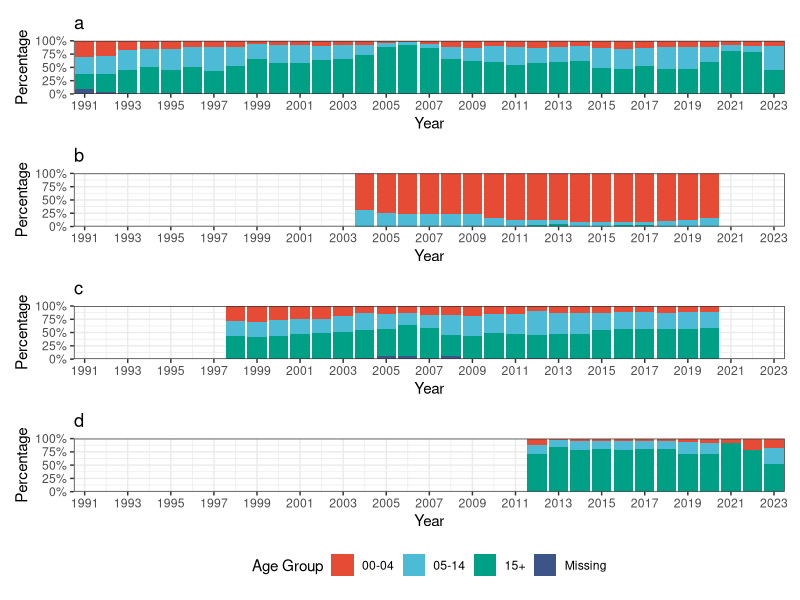
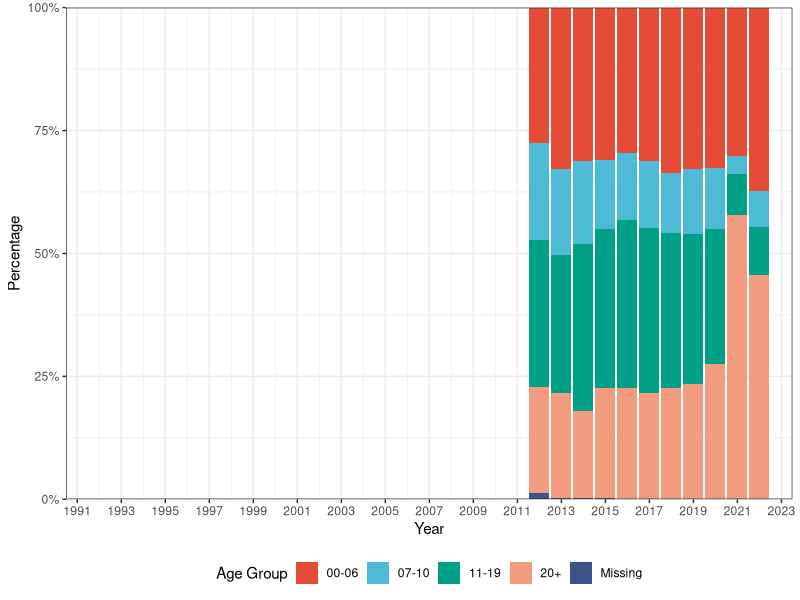

Generate these figures, in order, with R:

library(tidyverse)
library(openxlsx)
library(patchwork)
library(ggsci)

breaks <- seq(1991, 2023, 2)
fill_color <- pal_npg()(4)
names(fill_color) <- c('00-04', '05-14', '15+', 'Missing')

# AU ----------------------------------------------------------------------

df <- read.xlsx('./annual.xlsx', sheet = 'AU')
df <- df |> 
     pivot_longer(cols = 2:ncol(df), names_to = 'age_group', values_to = 'count') |> 
     mutate(age_group_10 = case_when(
          age_group == "No.information.provided" ~ 'Missing',
          age_group == '00-04' ~ '00-04',
          age_group == '05-09' ~ '05-14',
          age_group == '10-14' ~ '05-14',
          # other age groups
          TRUE ~ '15+'
     ))
names(df)[1] <- 'year'
df <- df |> 
     filter(year <= 2023)

fig1 <- ggplot(df, aes(x = year, y = count, fill = age_group_10)) +
     geom_col(position = 'fill') +
     coord_cartesian(ylim = c(0, 1)) +
     scale_fill_manual(values = fill_color) +
     scale_x_continuous(breaks = breaks,
                        limits = c(1990.5, 2023.5),
                        expand = c(0, 0)) +
     scale_y_continuous(labels = scales::percent_format(),
                        expand = c(0, 0)) +
     theme_bw() +
     labs(title = 'a',
          x = 'Year',
          y = 'Percentage',
          fill = 'Age Group')

# CN ----------------------------------------------------------------------

df <- read.xlsx('./annual.xlsx', sheet = 'CN')
df <- df |> 
     pivot_longer(cols = 2:ncol(df), names_to = 'year', values_to = 'count') |>
     rename(age_group = 'Age.Group') |>
     mutate(age_group_10 = case_when(
          age_group == '0-' ~ '00-04',
          age_group == '1-' ~ '00-04',
          age_group == '2-' ~ '00-04',
          age_group == '3-' ~ '00-04',
          age_group == '4-' ~ '00-04',
          age_group == '5-' ~ '05-14',
          age_group == '6-' ~ '05-14',
          age_group == '7-' ~ '05-14',
          age_group == '8-' ~ '05-14',
          age_group == '9-' ~ '05-14',
          age_group == '10-' ~ '05-14',
          age_group == '11-' ~ '05-14',
          age_group == '12-' ~ '05-14',
          age_group == '13-' ~ '05-14',
          age_group == '14-' ~ '05-14',
          # other age groups
          TRUE ~ '15+'),
          year = as.integer(year))
df <- df |> 
     filter(year <= 2023)

fig2 <- ggplot(df, aes(x = year, y = count, fill = age_group_10)) +
     geom_col(position = 'fill', show.legend = F) +
     coord_cartesian(ylim = c(0, 1)) +
     scale_fill_manual(values = fill_color) +
     scale_x_continuous(breaks = breaks,
                        limits = c(1990.5, 2023.5),
                        expand = c(0, 0)) +
     scale_y_continuous(labels = scales::percent_format(),
                        expand = c(0, 0)) +
     theme_bw() +
     labs(title = 'b',
          x = 'Year',
          y = 'Percentage',
          fill = 'Age Group')

# US ----------------------------------------------------------------------

df <- read.xlsx('./annual.xlsx', sheet = 'US')
df <- df |> 
     pivot_longer(cols = 2:ncol(df), names_to = 'age_group', values_to = 'count') |> 
     mutate(age_group_10 = case_when(
          age_group == "No.information.provided" ~ 'Missing',
          age_group == '00-01' ~ '00-04',
          age_group == '02-04' ~ '00-04',
          age_group == '05-14' ~ '05-14',
          age_group == '05-14' ~ '05-14',
          # other age groups
          TRUE ~ '15+'
     ))

names(df)[1] <- 'year'
df <- df |> 
     filter(year <= 2023)

fig3 <- ggplot(df, aes(x = year, y = count, fill = age_group_10)) +
     geom_col(position = 'fill', show.legend = F) +
     coord_cartesian(ylim = c(0, 1)) +
     scale_fill_manual(values = fill_color) +
     scale_x_continuous(breaks = breaks,
                        limits = c(1990.5, 2023.5),
                        expand = c(0, 0)) +
     scale_y_continuous(labels = scales::percent_format(),
                        expand = c(0, 0)) +
     theme_bw() +
     labs(title = 'c',
          x = 'Year',
          y = 'Percentage',
          fill = 'Age Group')

# UK ----------------------------------------------------------------------

df <- read.xlsx('./annual.xlsx', sheet = 'UK')
df <- df |> 
     pivot_longer(cols = 2:ncol(df), names_to = 'age_group', values_to = 'count') |> 
     mutate(age_group_10 = case_when(
          age_group == "No.information.provided" ~ 'Missing',
          age_group == '00-04' ~ '00-04',
          age_group == '05-09' ~ '05-14',
          age_group == '10-14' ~ '05-14',
          # other age groups
          TRUE ~ '15+'
     ))
names(df)[1] <- 'year'
df <- df |> 
     filter(year <= 2023)

fig4 <- ggplot(df, aes(x = year, y = count, fill = age_group_10)) +
     geom_col(position = 'fill', show.legend = F) +
     coord_cartesian(ylim = c(0, 1)) +
     scale_fill_manual(values = fill_color) +
     scale_x_continuous(breaks = breaks,
                        limits = c(1990.5, 2023.5),
                        expand = c(0, 0)) +
     scale_y_continuous(labels = scales::percent_format(),
                        expand = c(0, 0)) +
     theme_bw() +
     labs(title = 'd',
          x = 'Year',
          y = 'Percentage',
          fill = 'Age Group')

fig <- fig1 + fig2 + fig3 + fig4 +
     plot_layout(ncol = 1, guides = 'collect') & theme(legend.position = 'bottom')

ggsave(filename = './appendix/S6.png',
       plot = fig,
       dpi = 300,
       width = 12,
       height = 12) 

# US ----------------------------------------------------------------------

fill_color <- pal_npg()(5)
names(fill_color) <- c('00-06', '07-10', '11-19', 'Missing', '20+')

df <- read.xlsx('./annual.xlsx', sheet = 'US_1')
df <- df |> 
     pivot_longer(cols = 2:ncol(df), names_to = 'age_group', values_to = 'count') |> 
     mutate(age_group_10 = case_when(
          age_group == "No.information.provided" ~ 'Missing',
          age_group == '<6mos' ~ '00-06',
          age_group == '6-11mos' ~ '00-06',
          age_group == '01-06' ~ '00-06',
          # other age groups
          TRUE ~ as.character(age_group)
     ))

names(df)[1] <- 'year'
df <- df |> 
     filter(year <= 2023)

fig <- ggplot(df, aes(x = year, y = count, fill = age_group_10)) +
     geom_col(position = 'fill', show.legend = T) +
     coord_cartesian(ylim = c(0, 1)) +
     scale_fill_manual(values = fill_color) +
     scale_x_continuous(breaks = breaks,
                        limits = c(1990.5, 2023.5),
                        expand = c(0, 0)) +
     scale_y_continuous(labels = scales::percent_format(),
                        expand = c(0, 0)) +
     theme_bw() +
     theme(legend.position = 'bottom') +
     labs(x = 'Year',
          y = 'Percentage',
          fill = 'Age Group')

ggsave(filename = './appendix/S7.png',
       plot = fig,
       dpi = 300,
       width = 12,
       height = 3.5) 
